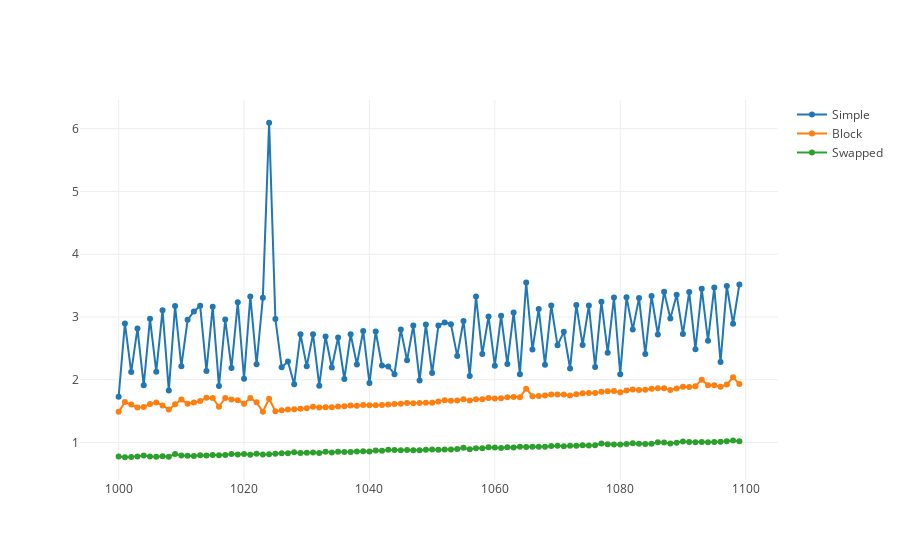

The notebook cell saved with this chart:
### Code cell
df_100 = df[:100]
trace0 = go.Scatter(
    x=df_100.index,
    y=df_100.Simple,
    mode = 'lines+markers',
    name='Simple'
)
trace1 = go.Scatter(
    x=df_100.index,
    y=df_100.Block,
    mode = 'lines+markers',
    name='Block'
)
trace2 = go.Scatter(
    x=df_100.index,
    y=df_100.Swapped,
    mode = 'lines+markers',
    name='Swapped'
)

fig = go.Figure(
    data=[trace0, trace1, trace2]
)

iplot(fig, show_link=False)
